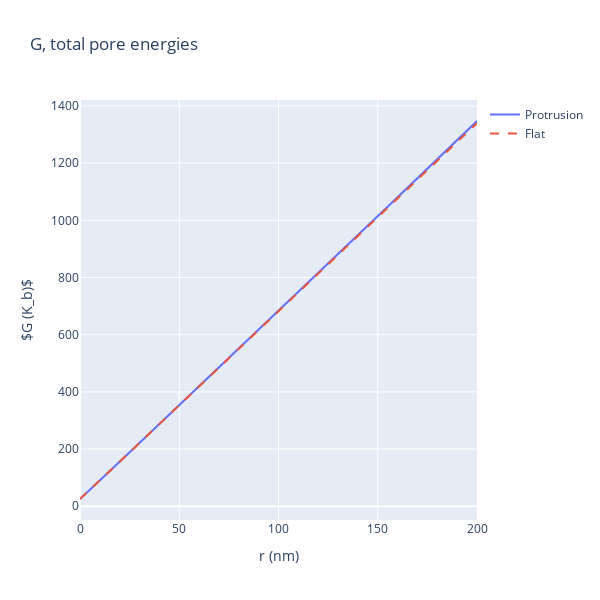
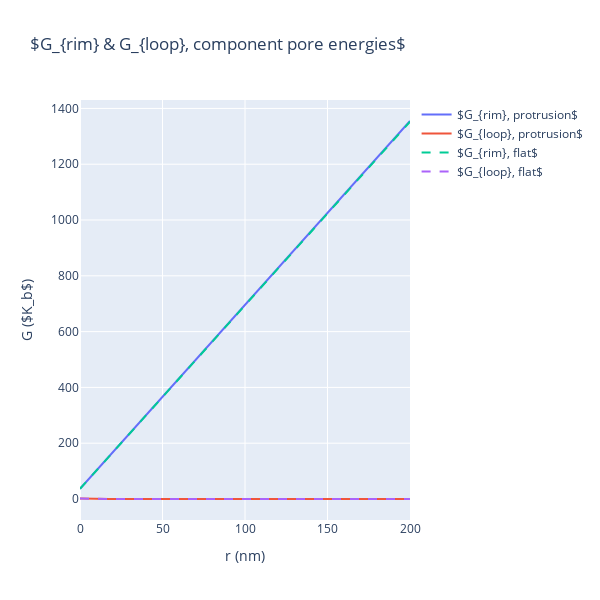

The notebook cell saved with these charts, in order:
### Markdown cell above
Great!  It finally matches what's in their paper.  Thanks Python!
That said, I was previously unsure how $G_{loop} + G_{rim}$ could add up to the total G.  It didn't look like it worked out that way visually ($G_{loop}$ never goes negative), and the arithmetic gave something a little off... For $H_0 = 0$, here's what G yields versus the sum of the purported components:
- $G = \pi K_b (W(\xi,\theta)+W(\xi,-\theta)-2(4cos(\theta)))$
- $G_{loop}+G_{rim} = \pi K_b (W(\xi,\theta)+W(\xi,-\theta)-4cos(\theta))$

Something is weird with their decomposition into components...?  Total G must not be a simple sum of two linearly independent components.
At any rate, let's apply it to a *fusion pore* within a conical vs flat membrane now that we at least know the code is working.

## Energy of an Inclined Fusion Pore

How does a fusion pore differ from a pore in a membrane?
- Kb is bigger. Fortunately, we were calculating things as multiples of Kb rather than as kT or as actual energy units, so this won't alter things.
- Membrane thickness is ~2x since we're now dealing with a bilayer rather than a monolayer.
- **Crucially, we are going to remap R1, R2, and h.** R1 will be the distance between the two inner (directly apposed) monolayers; R2 will be measured from the pore central axis to the inner monolayer's headgroup; and h will be the bilayer thickness rather than the headgroup thickness. 
    - We'll restrict the present analysis to be for the pore formation and very early growth, so we'll assume that the two freshly fused membranes are still within the ~1-2 nm critical separation of the inner leaflets.  That is, we'll make R1 = 1.5 nm. 
    - We'll use the rule of monolayer thickness rule of thumb: h = 5 nm. 

With that in mind, let's adapt Christoph and Rob's coordinate scheme to be for a bent bilayer rather than a bent monolayer using the following coordinate scheme: <br>
<img src="Imgs/inclined_pore_background.jpg" width=300/>

To figure out the proper tilt angle, $\theta$, we can just do some simple trigonometry to relate it to the pore radius (in orange): <br>
<img src="Imgs/protrusion_pore_tilt.jpg" width=300/>

So given that the protrusion is 500 nm in diameter, we get: <br>
    $\theta = arctan(\frac{r}{250 nm})$

### Code cell
# Redo imports just in case you want to run this block of code independently
import numpy as np
import sympy as sp
import plotly.graph_objs as go

# --------------------------------------------------------------
# Set constants
# --------------------------------------------------------------
# Pore parameters
# See above 
Kb = 1 # kT; again set to 1 just so that we can evaluate in terms of Kb instead of true energy
H0 = 0 # 1/nm;
h = 5 # nm; thickness of the fusing bilayer, assume uniform thickness
R1 = 1.5 # nm; dist b/w inner leaflets
m = h + R1 # nm; dist from outer leaflet to midplane b/w fusing membranes

# Protrusion parameters
rProtr = 250 # nm; radius of the protrusion

# --------------------------------------------------------------
# Define the functions
# --------------------------------------------------------------
def xi(r,theta):
    return (r + m*np.cos(theta))/R1;
            
def W(wXi,theta):
    xiSqr = wXi**2
    sqrtXiSqr = np.sqrt(xiSqr - 1)
    return ( (2*xiSqr)/sqrtXiSqr * (np.arctan((np.tan(theta/2 + np.pi/4) * sqrtXiSqr)/(wXi-1))
            - np.arctan((np.tan(theta/2) * sqrtXiSqr)/(wXi-1))) )

def T(tXi,theta):
    cosTheta = np.cos(theta)
    return ( -4*cosTheta - H0*R1*(np.pi*tXi - 4*cosTheta)
            + H0**2 * R1**2 * (np.pi*tXi/2 - cosTheta) )

def G(r,theta):
    thisXi = xi(r,theta)
    return np.pi * Kb * (W(thisXi,theta) + W(thisXi,-theta) + 2*T(thisXi,theta))
# ***NOTE: THE EXPRESSION FOR GRim IS FROM ASSUMING H0=0 *** --> return 0 if trying to use H0 != 0
def GRim(r,theta):
    if H0 == 0:
        return np.pi * Kb * (np.pi*xi(r,theta) - 2*np.cos(theta))
    else:
        return 0
def GLoop(r,theta):
    thisXi = xi(r,theta)
    if H0 == 0:
        return np.pi * Kb * (-np.pi*thisXi - 2*np.cos(theta) + W(thisXi,theta) + W(thisXi,-theta))
    else:
        return 0

    
# --------------------------------------------------------------
# Computation
# --------------------------------------------------------------
# Again, need to graph over r - r_m rather than r itself
rEff = np.linspace(0,200,100)
print("rEff=",rEff)

# Find the r's to plug into our G, GRim, and GLoop
rFlat = rEff # since theta = 0

# Since we're assuming that this pore is in the hemispherical tip of a protrusion, theta is a fxn of pore diameter
thetasProtr = np.arcsin(rEff/rProtr)

rProtr = rEff + m*(1-np.cos(thetasProtr))
print("rProtr=",rProtr)

# Actual computation
# Array to hold G's for pore in flat membrane
flatGVals = np.zeros(len(rEff))
flatGRimVals = np.zeros(len(rEff))
flatGLoopVals = np.zeros(len(rEff))

# Array to hold G's for pore in protrusion tip
protrGVals = np.zeros(len(rEff))
protrGRimVals = np.zeros(len(rEff))
protrGLoopVals = np.zeros(len(rEff))

for i in range(len(rEff)):
    flatGVals[i] = G(rFlat[i],0)
    flatGRimVals[i] = GRim(rFlat[i],0)
    flatGLoopVals[i] = GLoop(rFlat[i],0)
    protrGVals[i] = G(rProtr[i],thetasProtr[i])
    protrGRimVals[i] = GRim(rProtr[i],thetasProtr[i])
    protrGLoopVals[i] = GLoop(rProtr[i],thetasProtr[i])

# --------------------------------------------------------------
# Graph results
# --------------------------------------------------------------
# Graph total energies against each other
totGFig = go.Figure()
totGFig.add_trace(go.Scatter(x=rEff, y=protrGVals, name=r"Protrusion",
                        mode='lines'))
totGFig.add_trace(go.Scatter(x=rEff, y=flatGVals, name=r"Flat", #Add dashed curves after lines so they don't get covered
                        line=dict(dash='dash'),
                        mode='lines'))
# Some quick figure styling
totGFig.update_layout(title="G, total pore energies",
                  xaxis_title="r (nm)", yaxis_title="$G (K_b)$",
                  autosize=False, width=600, height=600)
totGFig.show()

# Graph GRim energies against each other
rimGFig = go.Figure()
rimGFig.add_trace(go.Scatter(x=rEff, y=protrGRimVals, name=r"$G_{rim}, protrusion$",
                        mode='lines'))
rimGFig.add_trace(go.Scatter(x=rEff, y=protrGLoopVals, name=r"$G_{loop}, protrusion$",
                        mode='lines'))
rimGFig.add_trace(go.Scatter(x=rEff, y=flatGRimVals, name=r"$G_{rim}, flat$",
                        line=dict(dash='dash'),
                        mode='lines'))
rimGFig.add_trace(go.Scatter(x=rEff, y=flatGLoopVals, name=r"$G_{loop}, flat$",
                        line=dict(dash='dash'),
                        mode='lines'))
rimGFig.update_layout(title=r"$G_{rim} & G_{loop}, component pore energies$",
                  xaxis_title="r (nm)", yaxis_title="G ($K_b$)",
                  autosize=False, width=600, height=600)
rimGFig.show()

print('done')

### Figure 1 — Plotly figure (JSON) as saved in the notebook; plotly's stock layout.template omitted (floating-point values rounded to 4 significant figures)
{"data": [{"mode": "lines", "name": "Protrusion", "type": "scatter", "x": [0, 2.02, 4.04, 6.061, 8.081, 10.1, 12.12, 14.14, 16.16, 18.18, 20.2, 22.22, 24.24, 26.26, 28.28, 30.3, 32.32, 34.34, 36.36, 38.38, 40.4, 42.42, 44.44, 46.46, 48.48, 50.51, 52.53, 54.55, 56.57, 58.59, 60.61, 62.63, 64.65, 66.67, 68.69, 70.71, 72.73, 74.75, 76.77, 78.79, 80.81, 82.83, 84.85, 86.87, 88.89, 90.91, 92.93, 94.95, 96.97, 98.99, 101.0, 103.0, 105.1, 107.1, 109.1, 111.1, 113.1, 115.2, 117.2, 119.2, 121.2, 123.2, 125.3, 127.3, 129.3, 131.3, 133.3, 135.4, 137.4, 139.4, 141.4, 143.4, 145.5, 147.5, 149.5, 151.5, 153.5, 155.6, 157.6, 159.6, 161.6, 163.6, 165.7, 167.7, 169.7, 171.7, 173.7, 175.8, 177.8, 179.8, 181.8, 183.8, 185.9, 187.9, 189.9, 191.9, 193.9, 196.0, 198.0, 200], "y": [25.34, 38.23, 51.31, 64.46, 77.65, 90.88, 104.1, 117.4, 130.6, 143.9, 157.2, 170.5, 183.8, 197.1, 210.4, 223.7, 237.0, 250.3, 263.6, 276.9, 290.2, 303.5, 316.8, 330.1, 343.4, 356.8, 370.1, 383.4, 396.7, 410.0, 423.4, 436.7, 450.0, 463.4, 476.7, 490.0, 503.4, 516.7, 530.0, 543.4, 556.7, 570.1, 583.4, 596.7, 610.1, 623.4, 636.8, 650.1, 663.5, 676.9, 690.2, 703.6, 716.9, 730.3, 743.7, 757.0, 770.4, 783.8, 797.1, 810.5, 823.9, 837.3, 850.6, 864.0, 877.4, 890.8, 904.2, 917.6, 931.0, 944.3, 957.7, 971.1, 984.5, 997.9, 1011.0, 1025.0, 1038.0, 1052.0, 1065.0, 1078.0, 1092.0, 1105.0, 1119.0, 1132.0, 1146.0, 1159.0, 1172.0, 1186.0, 1199.0, 1213.0, 1226.0, 1240.0, 1253.0, 1267.0, 1280.0, 1294.0, 1307.0, 1320.0, 1334.0, 1347.0]}, {"line": {"dash": "dash"}, "mode": "lines", "name": "Flat", "type": "scatter", "x": [0, 2.02, 4.04, 6.061, 8.081, 10.1, 12.12, 14.14, 16.16, 18.18, 20.2, 22.22, 24.24, 26.26, 28.28, 30.3, 32.32, 34.34, 36.36, 38.38, 40.4, 42.42, 44.44, 46.46, 48.48, 50.51, 52.53, 54.55, 56.57, 58.59, 60.61, 62.63, 64.65, 66.67, 68.69, 70.71, 72.73, 74.75, 76.77, 78.79, 80.81, 82.83, 84.85, 86.87, 88.89, 90.91, 92.93, 94.95, 96.97, 98.99, 101.0, 103.0, 105.1, 107.1, 109.1, 111.1, 113.1, 115.2, 117.2, 119.2, 121.2, 123.2, 125.3, 127.3, 129.3, 131.3, 133.3, 135.4, 137.4, 139.4, 141.4, 143.4, 145.5, 147.5, 149.5, 151.5, 153.5, 155.6, 157.6, 159.6, 161.6, 163.6, 165.7, 167.7, 169.7, 171.7, 173.7, 175.8, 177.8, 179.8, 181.8, 183.8, 185.9, 187.9, 189.9, 191.9, 193.9, 196.0, 198.0, 200], "y": [25.34, 38.23, 51.3, 64.45, 77.64, 90.86, 104.1, 117.3, 130.6, 143.9, 157.1, 170.4, 183.7, 197.0, 210.2, 223.5, 236.8, 250.1, 263.4, 276.6, 289.9, 303.2, 316.5, 329.8, 343.1, 356.4, 369.6, 382.9, 396.2, 409.5, 422.8, 436.1, 449.4, 462.7, 476.0, 489.3, 502.5, 515.8, 529.1, 542.4, 555.7, 569.0, 582.3, 595.6, 608.9, 622.2, 635.4, 648.7, 662.0, 675.3, 688.6, 701.9, 715.2, 728.5, 741.8, 755.1, 768.4, 781.6, 794.9, 808.2, 821.5, 834.8, 848.1, 861.4, 874.7, 888.0, 901.3, 914.6, 927.9, 941.1, 954.4, 967.7, 981.0, 994.3, 1008.0, 1021.0, 1034.0, 1047.0, 1061.0, 1074.0, 1087.0, 1101.0, 1114.0, 1127.0, 1141.0, 1154.0, 1167.0, 1180.0, 1194.0, 1207.0, 1220.0, 1234.0, 1247.0, 1260.0, 1273.0, 1287.0, 1300.0, 1313.0, 1327.0, 1340.0]}], "layout": {"autosize": false, "height": 600, "title": {"text": "G, total pore energies"}, "width": 600, "xaxis": {"autorange": true, "range": [0, 200], "title": {"text": "r (nm)"}, "type": "linear"}, "yaxis": {"autorange": true, "range": [-48.11, 1421.0], "title": {"text": "$G (K_b)$"}, "type": "linear"}}}

### Figure 2 — Plotly figure (JSON) as saved in the notebook; plotly's stock layout.template omitted (floating-point values rounded to 4 significant figures)
{"data": [{"mode": "lines", "name": "$G_{rim}, protrusion$", "type": "scatter", "x": [0, 2.02, 4.04, 6.061, 8.081, 10.1, 12.12, 14.14, 16.16, 18.18, 20.2, 22.22, 24.24, 26.26, 28.28, 30.3, 32.32, 34.34, 36.36, 38.38, 40.4, 42.42, 44.44, 46.46, 48.48, 50.51, 52.53, 54.55, 56.57, 58.59, 60.61, 62.63, 64.65, 66.67, 68.69, 70.71, 72.73, 74.75, 76.77, 78.79, 80.81, 82.83, 84.85, 86.87, 88.89, 90.91, 92.93, 94.95, 96.97, 98.99, 101.0, 103.0, 105.1, 107.1, 109.1, 111.1, 113.1, 115.2, 117.2, 119.2, 121.2, 123.2, 125.3, 127.3, 129.3, 131.3, 133.3, 135.4, 137.4, 139.4, 141.4, 143.4, 145.5, 147.5, 149.5, 151.5, 153.5, 155.6, 157.6, 159.6, 161.6, 163.6, 165.7, 167.7, 169.7, 171.7, 173.7, 175.8, 177.8, 179.8, 181.8, 183.8, 185.9, 187.9, 189.9, 191.9, 193.9, 196.0, 198.0, 200], "y": [36.49, 49.78, 63.07, 76.36, 89.66, 103.0, 116.2, 129.5, 142.8, 156.1, 169.4, 182.7, 196.0, 209.3, 222.6, 235.9, 249.2, 262.5, 275.8, 289.1, 302.4, 315.7, 329.0, 342.3, 355.6, 368.9, 382.2, 395.5, 408.8, 422.1, 435.4, 448.7, 462.1, 475.4, 488.7, 502.0, 515.3, 528.6, 541.9, 555.2, 568.5, 581.8, 595.1, 608.4, 621.8, 635.1, 648.4, 661.7, 675.0, 688.3, 701.6, 715.0, 728.3, 741.6, 754.9, 768.2, 781.5, 794.9, 808.2, 821.5, 834.8, 848.1, 861.5, 874.8, 888.1, 901.4, 914.8, 928.1, 941.4, 954.7, 968.1, 981.4, 994.7, 1008.0, 1021.0, 1035.0, 1048.0, 1061.0, 1075.0, 1088.0, 1101.0, 1115.0, 1128.0, 1141.0, 1155.0, 1168.0, 1181.0, 1195.0, 1208.0, 1221.0, 1235.0, 1248.0, 1261.0, 1275.0, 1288.0, 1302.0, 1315.0, 1328.0, 1342.0, 1355.0]}, {"mode": "lines", "name": "$G_{loop}, protrusion$", "type": "scatter", "x": [0, 2.02, 4.04, 6.061, 8.081, 10.1, 12.12, 14.14, 16.16, 18.18, 20.2, 22.22, 24.24, 26.26, 28.28, 30.3, 32.32, 34.34, 36.36, 38.38, 40.4, 42.42, 44.44, 46.46, 48.48, 50.51, 52.53, 54.55, 56.57, 58.59, 60.61, 62.63, 64.65, 66.67, 68.69, 70.71, 72.73, 74.75, 76.77, 78.79, 80.81, 82.83, 84.85, 86.87, 88.89, 90.91, 92.93, 94.95, 96.97, 98.99, 101.0, 103.0, 105.1, 107.1, 109.1, 111.1, 113.1, 115.2, 117.2, 119.2, 121.2, 123.2, 125.3, 127.3, 129.3, 131.3, 133.3, 135.4, 137.4, 139.4, 141.4, 143.4, 145.5, 147.5, 149.5, 151.5, 153.5, 155.6, 157.6, 159.6, 161.6, 163.6, 165.7, 167.7, 169.7, 171.7, 173.7, 175.8, 177.8, 179.8, 181.8, 183.8, 185.9, 187.9, 189.9, 191.9, 193.9, 196.0, 198.0, 200], "y": [1.419, 1.023, 0.7993, 0.6561, 0.5564, 0.4831, 0.4268, 0.3823, 0.3461, 0.3163, 0.2911, 0.2697, 0.2512, 0.2351, 0.2209, 0.2083, 0.1971, 0.1871, 0.178, 0.1697, 0.1622, 0.1553, 0.149, 0.1432, 0.1378, 0.1328, 0.1282, 0.1238, 0.1198, 0.116, 0.1124, 0.1091, 0.1059, 0.103, 0.1001, 0.09748, 0.09495, 0.09255, 0.09027, 0.0881, 0.08603, 0.08406, 0.08217, 0.08037, 0.07864, 0.07699, 0.07541, 0.07388, 0.07242, 0.07102, 0.06967, 0.06837, 0.06711, 0.06591, 0.06474, 0.06362, 0.06253, 0.06148, 0.06046, 0.05948, 0.05853, 0.05761, 0.05672, 0.05585, 0.05501, 0.0542, 0.05341, 0.05264, 0.05189, 0.05117, 0.05046, 0.04977, 0.04911, 0.04845, 0.04782, 0.0472, 0.0466, 0.04602, 0.04544, 0.04489, 0.04434, 0.04381, 0.04329, 0.04278, 0.04229, 0.0418, 0.04133, 0.04087, 0.04042, 0.03997, 0.03954, 0.03912, 0.0387, 0.03829, 0.0379, 0.03751, 0.03712, 0.03675, 0.03638, 0.03602]}, {"line": {"dash": "dash"}, "mode": "lines", "name": "$G_{rim}, flat$", "type": "scatter", "x": [0, 2.02, 4.04, 6.061, 8.081, 10.1, 12.12, 14.14, 16.16, 18.18, 20.2, 22.22, 24.24, 26.26, 28.28, 30.3, 32.32, 34.34, 36.36, 38.38, 40.4, 42.42, 44.44, 46.46, 48.48, 50.51, 52.53, 54.55, 56.57, 58.59, 60.61, 62.63, 64.65, 66.67, 68.69, 70.71, 72.73, 74.75, 76.77, 78.79, 80.81, 82.83, 84.85, 86.87, 88.89, 90.91, 92.93, 94.95, 96.97, 98.99, 101.0, 103.0, 105.1, 107.1, 109.1, 111.1, 113.1, 115.2, 117.2, 119.2, 121.2, 123.2, 125.3, 127.3, 129.3, 131.3, 133.3, 135.4, 137.4, 139.4, 141.4, 143.4, 145.5, 147.5, 149.5, 151.5, 153.5, 155.6, 157.6, 159.6, 161.6, 163.6, 165.7, 167.7, 169.7, 171.7, 173.7, 175.8, 177.8, 179.8, 181.8, 183.8, 185.9, 187.9, 189.9, 191.9, 193.9, 196.0, 198.0, 200], "y": [36.49, 49.78, 63.07, 76.36, 89.65, 102.9, 116.2, 129.5, 142.8, 156.1, 169.4, 182.7, 196.0, 209.3, 222.6, 235.9, 249.2, 262.5, 275.7, 289.0, 302.3, 315.6, 328.9, 342.2, 355.5, 368.8, 382.1, 395.4, 408.7, 422.0, 435.3, 448.5, 461.8, 475.1, 488.4, 501.7, 515.0, 528.3, 541.6, 554.9, 568.2, 581.5, 594.8, 608.1, 621.4, 634.6, 647.9, 661.2, 674.5, 687.8, 701.1, 714.4, 727.7, 741.0, 754.3, 767.6, 780.9, 794.2, 807.4, 820.7, 834.0, 847.3, 860.6, 873.9, 887.2, 900.5, 913.8, 927.1, 940.4, 953.7, 967.0, 980.2, 993.5, 1007.0, 1020.0, 1033.0, 1047.0, 1060.0, 1073.0, 1087.0, 1100.0, 1113.0, 1126.0, 1140.0, 1153.0, 1166.0, 1180.0, 1193.0, 1206.0, 1220.0, 1233.0, 1246.0, 1259.0, 1273.0, 1286.0, 1299.0, 1313.0, 1326.0, 1339.0, 1352.0]}, {"line": {"dash": "dash"}, "mode": "lines", "name": "$G_{loop}, flat$", "type": "scatter", "x": [0, 2.02, 4.04, 6.061, 8.081, 10.1, 12.12, 14.14, 16.16, 18.18, 20.2, 22.22, 24.24, 26.26, 28.28, 30.3, 32.32, 34.34, 36.36, 38.38, 40.4, 42.42, 44.44, 46.46, 48.48, 50.51, 52.53, 54.55, 56.57, 58.59, 60.61, 62.63, 64.65, 66.67, 68.69, 70.71, 72.73, 74.75, 76.77, 78.79, 80.81, 82.83, 84.85, 86.87, 88.89, 90.91, 92.93, 94.95, 96.97, 98.99, 101.0, 103.0, 105.1, 107.1, 109.1, 111.1, 113.1, 115.2, 117.2, 119.2, 121.2, 123.2, 125.3, 127.3, 129.3, 131.3, 133.3, 135.4, 137.4, 139.4, 141.4, 143.4, 145.5, 147.5, 149.5, 151.5, 153.5, 155.6, 157.6, 159.6, 161.6, 163.6, 165.7, 167.7, 169.7, 171.7, 173.7, 175.8, 177.8, 179.8, 181.8, 183.8, 185.9, 187.9, 189.9, 191.9, 193.9, 196.0, 198.0, 200], "y": [1.419, 1.023, 0.7993, 0.6561, 0.5564, 0.4831, 0.4268, 0.3823, 0.3461, 0.3163, 0.2911, 0.2697, 0.2512, 0.2351, 0.2209, 0.2083, 0.1971, 0.1871, 0.178, 0.1697, 0.1622, 0.1553, 0.149, 0.1432, 0.1378, 0.1328, 0.1282, 0.1238, 0.1198, 0.116, 0.1124, 0.1091, 0.1059, 0.103, 0.1001, 0.09748, 0.09496, 0.09256, 0.09028, 0.08811, 0.08604, 0.08406, 0.08218, 0.08038, 0.07865, 0.077, 0.07541, 0.07389, 0.07243, 0.07103, 0.06968, 0.06838, 0.06712, 0.06592, 0.06475, 0.06363, 0.06254, 0.06149, 0.06048, 0.05949, 0.05854, 0.05762, 0.05673, 0.05587, 0.05503, 0.05421, 0.05342, 0.05265, 0.05191, 0.05118, 0.05048, 0.04979, 0.04913, 0.04848, 0.04784, 0.04723, 0.04662, 0.04604, 0.04547, 0.04491, 0.04437, 0.04384, 0.04332, 0.04281, 0.04232, 0.04183, 0.04136, 0.0409, 0.04045, 0.04001, 0.03957, 0.03915, 0.03874, 0.03833, 0.03794, 0.03755, 0.03717, 0.03679, 0.03643, 0.03607]}], "layout": {"autosize": false, "height": 600, "title": {"text": "$G_{rim} & G_{loop}, component pore energies$"}, "width": 600, "xaxis": {"autorange": true, "range": [0, 200], "title": {"text": "r (nm)"}, "type": "linear"}, "yaxis": {"autorange": true, "range": [-75.24, 1430.0], "title": {"text": "G ($K_b$)"}, "type": "linear"}}}
